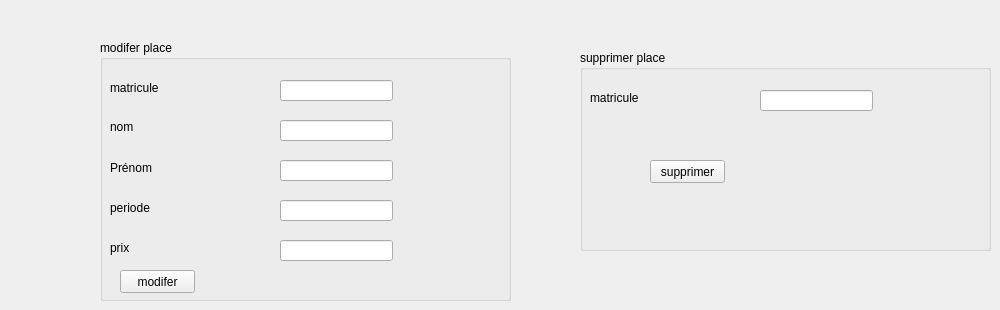
      <widget class="QWidget" name="tab_14">
       <attribute name="title">
        <string>modifier et supprimer place</string>
       </attribute>
       <widget class="QGroupBox" name="groupBox_13">
        <property name="geometry">
         <rect>
          <x>580</x>
          <y>50</y>
          <width>411</width>
          <height>201</height>
         </rect>
        </property>
        <property name="title">
         <string>supprimer place</string>
        </property>
        <widget class="QLabel" name="label_45">
         <property name="geometry">
          <rect>
           <x>10</x>
           <y>40</y>
           <width>71</width>
           <height>16</height>
          </rect>
         </property>
         <property name="text">
          <string>matricule</string>
         </property>
        </widget>
        <widget class="QLineEdit" name="mat_par_supp">
         <property name="geometry">
          <rect>
           <x>180</x>
           <y>40</y>
           <width>113</width>
           <height>21</height>
          </rect>
         </property>
        </widget>
        <widget class="QPushButton" name="pushButton_18">
         <property name="geometry">
          <rect>
           <x>70</x>
           <y>110</y>
           <width>75</width>
           <height>23</height>
          </rect>
         </property>
         <property name="text">
          <string>supprimer</string>
         </property>
        </widget>
       </widget>
       <widget class="QGroupBox" name="groupBox_12">
        <property name="geometry">
         <rect>
          <x>100</x>
          <y>40</y>
          <width>411</width>
          <height>261</height>
         </rect>
        </property>
        <property name="title">
         <string>modifer place</string>
        </property>
        <widget class="QLabel" name="label_41">
         <property name="geometry">
          <rect>
           <x>10</x>
           <y>40</y>
           <width>71</width>
           <height>16</height>
          </rect>
         </property>
         <property name="text">
          <string>matricule</string>
         </property>
        </widget>
        <widget class="QLabel" name="label_42">
         <property name="geometry">
          <rect>
           <x>10</x>
           <y>80</y>
           <width>47</width>
           <height>13</height>
          </rect>
         </property>
         <property name="text">
          <string>nom</string>
         </property>
        </widget>
        <widget class="QLabel" name="label_43">
         <property name="geometry">
          <rect>
           <x>10</x>
           <y>120</y>
           <width>151</width>
           <height>16</height>
          </rect>
         </property>
         <property name="text">
          <string>Prénom</string>
         </property>
        </widget>
        <widget class="QLineEdit" name="mat_par_mod">
         <property name="geometry">
          <rect>
           <x>180</x>
           <y>40</y>
           <width>113</width>
           <height>21</height>
          </rect>
         </property>
        </widget>
        <widget class="QLineEdit" name="nom_par_mod">
         <property name="geometry">
          <rect>
           <x>180</x>
           <y>80</y>
           <width>113</width>
           <height>21</height>
          </rect>
         </property>
        </widget>
        <widget class="QLineEdit" name="prenom_par_mod">
         <property name="geometry">
          <rect>
           <x>180</x>
           <y>120</y>
           <width>113</width>
           <height>21</height>
          </rect>
         </property>
         <property name="inputMethodHints">
          <set>Qt::ImhNone</set>
         </property>
         <property name="maxLength">
          <number>50</number>
         </property>
        </widget>
        <widget class="QPushButton" name="pushButton_17">
         <property name="geometry">
          <rect>
           <x>20</x>
           <y>230</y>
           <width>75</width>
           <height>23</height>
          </rect>
         </property>
         <property name="text">
          <string>modifer</string>
         </property>
        </widget>
        <widget class="QLabel" name="label_44">
         <property name="geometry">
          <rect>
           <x>10</x>
           <y>160</y>
           <width>121</width>
           <height>16</height>
          </rect>
         </property>
         <property name="text">
          <string>periode</string>
         </property>
        </widget>
        <widget class="QLineEdit" name="periode_par_mod">
         <property name="geometry">
          <rect>
           <x>180</x>
           <y>160</y>
           <width>113</width>
           <height>21</height>
          </rect>
         </property>
        </widget>
        <widget class="QLabel" name="label_81">
         <property name="geometry">
          <rect>
           <x>10</x>
           <y>200</y>
           <width>121</width>
           <height>16</height>
          </rect>
         </property>
         <property name="text">
          <string>prix</string>
         </property>
        </widget>
        <widget class="QLineEdit" name="prix_par_mod">
         <property name="geometry">
          <rect>
           <x>180</x>
           <y>200</y>
           <width>113</width>
           <height>21</height>
          </rect>
         </property>
        </widget>
       </widget>
      </widget>
